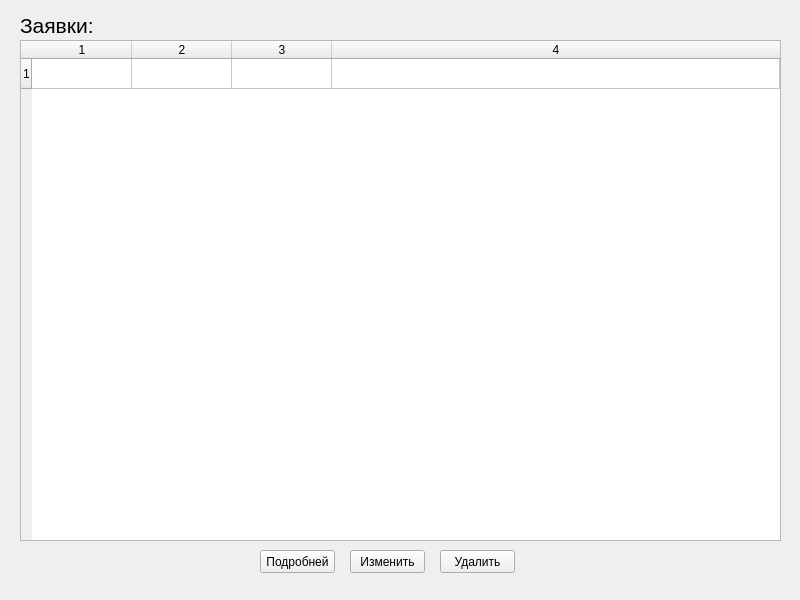
<?xml version="1.0" encoding="UTF-8"?>
<ui version="4.0">
 <class>Requests</class>
 <widget class="QMainWindow" name="Requests">
  <property name="geometry">
   <rect>
    <x>0</x>
    <y>0</y>
    <width>800</width>
    <height>600</height>
   </rect>
  </property>
  <property name="windowTitle">
   <string>Заявки</string>
  </property>
  <widget class="QWidget" name="centralwidget">
   <widget class="QLabel" name="label">
    <property name="geometry">
     <rect>
      <x>20</x>
      <y>10</y>
      <width>221</width>
      <height>31</height>
     </rect>
    </property>
    <property name="font">
     <font>
      <pointsize>16</pointsize>
     </font>
    </property>
    <property name="text">
     <string>Заявки:</string>
    </property>
   </widget>
   <widget class="QPushButton" name="moreButton">
    <property name="geometry">
     <rect>
      <x>260</x>
      <y>550</y>
      <width>75</width>
      <height>23</height>
     </rect>
    </property>
    <property name="text">
     <string>Подробней</string>
    </property>
   </widget>
   <widget class="QPushButton" name="editButton">
    <property name="geometry">
     <rect>
      <x>350</x>
      <y>550</y>
      <width>75</width>
      <height>23</height>
     </rect>
    </property>
    <property name="text">
     <string>Изменить</string>
    </property>
   </widget>
   <widget class="QPushButton" name="deleteButton">
    <property name="geometry">
     <rect>
      <x>440</x>
      <y>550</y>
      <width>75</width>
      <height>23</height>
     </rect>
    </property>
    <property name="text">
     <string>Удалить</string>
    </property>
   </widget>
   <widget class="QTableWidget" name="tableWidget">
    <property name="geometry">
     <rect>
      <x>20</x>
      <y>40</y>
      <width>761</width>
      <height>501</height>
     </rect>
    </property>
    <property name="sizeAdjustPolicy">
     <enum>QAbstractScrollArea::AdjustToContents</enum>
    </property>
    <property name="selectionMode">
     <enum>QAbstractItemView::SingleSelection</enum>
    </property>
    <property name="selectionBehavior">
     <enum>QAbstractItemView::SelectRows</enum>
    </property>
    <property name="sortingEnabled">
     <bool>false</bool>
    </property>
    <property name="cornerButtonEnabled">
     <bool>true</bool>
    </property>
    <property name="rowCount">
     <number>1</number>
    </property>
    <property name="columnCount">
     <number>4</number>
    </property>
    <attribute name="horizontalHeaderCascadingSectionResizes">
     <bool>true</bool>
    </attribute>
    <attribute name="horizontalHeaderShowSortIndicator" stdset="0">
     <bool>false</bool>
    </attribute>
    <attribute name="horizontalHeaderStretchLastSection">
     <bool>true</bool>
    </attribute>
    <attribute name="verticalHeaderCascadingSectionResizes">
     <bool>false</bool>
    </attribute>
    <row/>
    <column/>
    <column/>
    <column/>
    <column/>
   </widget>
  </widget>
 </widget>
 <resources/>
 <connections/>
</ui>
